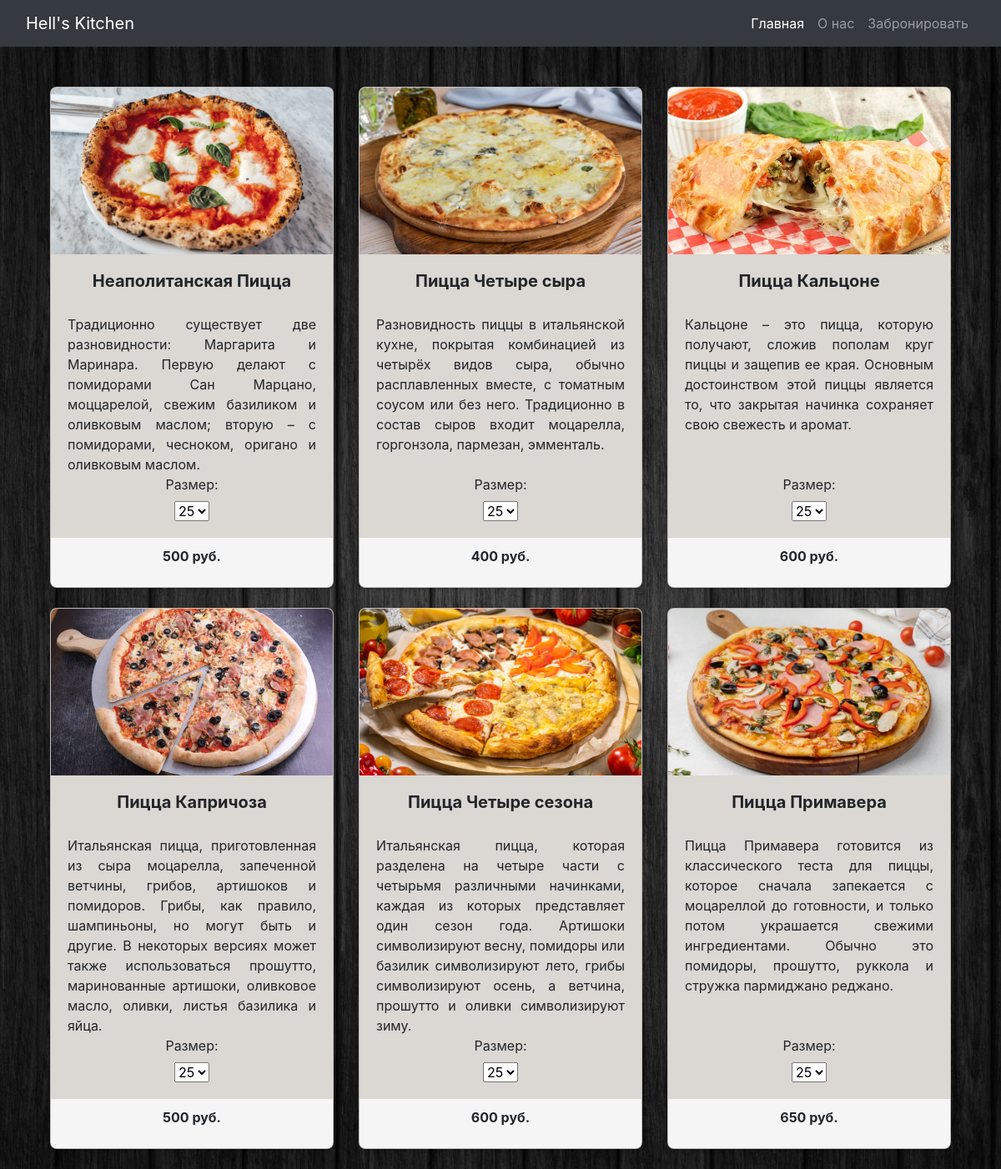
The page / on the database its author committed.
### main_app/models.py (models this page shows, shortened)
class Menu(models.Model):
    name = models.CharField(max_length=50, verbose_name='Название блюда')
    picture = models.ImageField(null=True, blank=True)
    description = models.TextField()
    class Meta:
        verbose_name_plural = 'Меню'
        verbose_name = 'Меню'

class Size(models.Model):
    name = models.CharField(max_length=50, verbose_name='Размер')
    class Meta:
        verbose_name_plural = 'Размеры'
        verbose_name = 'Размер'

### main_app/views.py (the view)
# urls.py: path('', views.menu, name="menu"),
def menu(request):
    menu_items = Menu.objects.prefetch_related('prices__size')
    menu_data = []
    for item in menu_items:
        item_dict = {
            'id': item.id,
            'name': item.name,
            'picture': item.picture.url if item.picture else None,
            'description': item.description,
            'sizes': {}
        }
        for price in item.prices.all():
            item_dict['sizes'][price.size.name] = price.price
        menu_data.append(item_dict)
    return render(request, 'pizza/menu.html', {'menu_items': menu_data})

### main_app/Templates/pizza/Menu.html (shortened to what this page needs)
{% extends 'pizza/main.html' %}
{% block content %}
   <div class="container">
    <br>
    <div class="row">
      {% for item in menu_items %}
        <div class="col-md-4 mb-4">
          <div class="card h-100">
            {% if item.picture %}
              <img src="{{ item.picture }}" class="card-img-top" alt="{{ item.name }}">
            {% else %}
              <div class="no-image"></div>
            {% endif %}
            <div class="card-body">
              <h5 class="card-title">{{ item.name }}</h5>
              <p class="card-text">{{ item.description }}</p>
              <div class="size-select">
                <label for="size{{ item.id }}" class="form-label">Размер:</label>
                <select class="form-select size-select" id="size{{ item.id }}" name="size" data-item-id="{{ item.id }}">
                  {% for size, price in item.sizes.items %}
                    <option value="{{ size }}">{{ size }}</option>
                  {% endfor %}
                </select>
              </div>
            </div>
            {% if item.sizes %}
              <div class="card-footer">
                <p class="size-price" id="price{{ item.id }}"></p>
              </div>
            {% endif %}
          </div>
        </div>
      {% endfor %}
    </div>
  </div>
{% endblock %}

### main_app/Templates/pizza/main.html (shortened to what this page needs)
<!DOCTYPE html>
{% load static %}
<html>
<head>
	<link rel="stylesheet" href="https://stackpath.bootstrapcdn.com/bootstrap/4.4.1/css/bootstrap.min.css">
</head>
<header>
	<nav class="navbar navbar-expand-lg navbar-dark bg-dark">
		<div class="container-fluid">
			<a class="navbar-brand" href="#"> Hell's Kitchen </a>
			<div class="collapse navbar-collapse justify-content-end" id="navbarNav">
				<ul class="navbar-nav">
					<li class="nav-item">
						<a class="nav-link active" aria-current="page" href="/">Главная</a>
					</li>
					<li class="nav-item">
						<a class="nav-link" href="/about_us/">О нас</a>
					</li>
					<li class="nav-item">
						<a class="nav-link" href="/reservation/">Забронировать</a>
					</li>
				</ul>
			</div>
		</div>
	</nav>
</header>
<body>
	<div class="container">
		<br>
		{% block content %}
		{% endblock content %}
	</div>
</body>
</html>

### main_app/Templates/pizza/Menu.html (style rules this page uses)
.card { background-color: #DBD7D2; border-radius: 8px; box-shadow: 0 2px 4px rgba(0, 0, 0, 0.2); transition: box-shadow 0.3s ease; overflow: hidden; }
.card-img-top { height: 200px; object-fit: cover; }
.card-body { padding: 1.25rem; text-align: center; display: flex; flex-direction: column; justify-content: space-between; }
.card-title { margin-top: 0; font-size: 1.25rem; font-weight: bold; text-align: center; }
.card-text { margin-top: 1rem; text-align: justify; margin-bottom: 0; }
.card-footer { background-color: #f5f5f5; border-top: none; padding: 0.60rem 1.25rem; justify-content: space-between; align-items: center; }
.size-select { margin-top: auto; display: flex; flex-direction: column; align-items: center; }
.size-price { font-weight: bold; margin-top: 0; text-align: center; }

### rows shown on the page
Menu: name "Неаполитанская Пицца", description "Традиционно существует две разновидности: Маргарита и Маринара. Первую делают с помидорами Сан Марцано, моццарелой, свежим базиликом и оливковым маслом; вторую – с помидорами, чесноком, оригано и оливковым маслом."
Size: size "25" "25" "25" "25" "25" "25"
Menu: name "Пицца Четыре сыра", description "Разновидность пиццы в итальянской кухне, покрытая комбинацией из четырёх видов сыра, обычно расплавленных вместе, с томатным соусом или без него. Традиционно в состав сыров входит моцарелла, горгонзола, пармезан, эмменталь."
Menu: name "Пицца Кальцоне", description "Кальцоне – это пицца, которую получают, сложив пополам круг пиццы и защепив ее края. Основным достоинством этой пиццы является то, что закрытая начинка сохраняет свою свежесть и аромат."
Menu: name "Пицца Капричоза", description "Итальянская пицца, приготовленная из сыра моцарелла, запеченной ветчины, грибов, артишоков и помидоров. Грибы, как правило, шампиньоны, но могут быть и другие. В некоторых версиях может также использоваться прошутто, маринованные артишоки, оливковое масло, оливки, листья базилика и яйца."
Menu: name "Пицца Четыре сезона", description "Итальянская пицца, которая разделена на четыре части с четырьмя различными начинками, каждая из которых представляет один сезон года. Артишоки символизируют весну, помидоры или базилик символизируют лето, грибы символизируют осень, а ветчина, прошутто и оливки символизируют зиму."
Menu: name "Пицца Примавера", description "Пицца Примавера готовится из классического теста для пиццы, которое сначала запекается с моцареллой до готовности, и только потом украшается свежими ингредиентами. Обычно это помидоры, прошутто, руккола и стружка пармиджано реджано."
